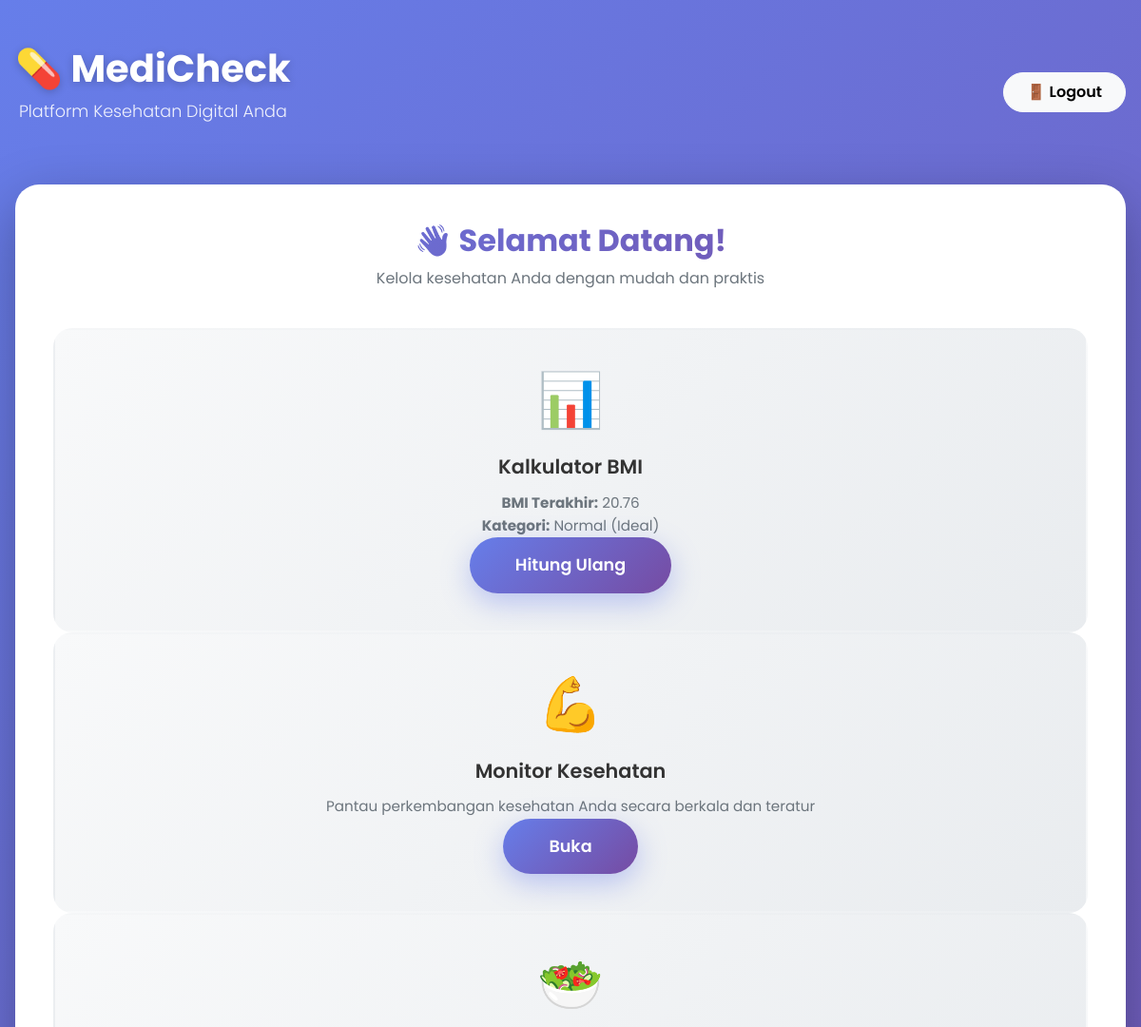
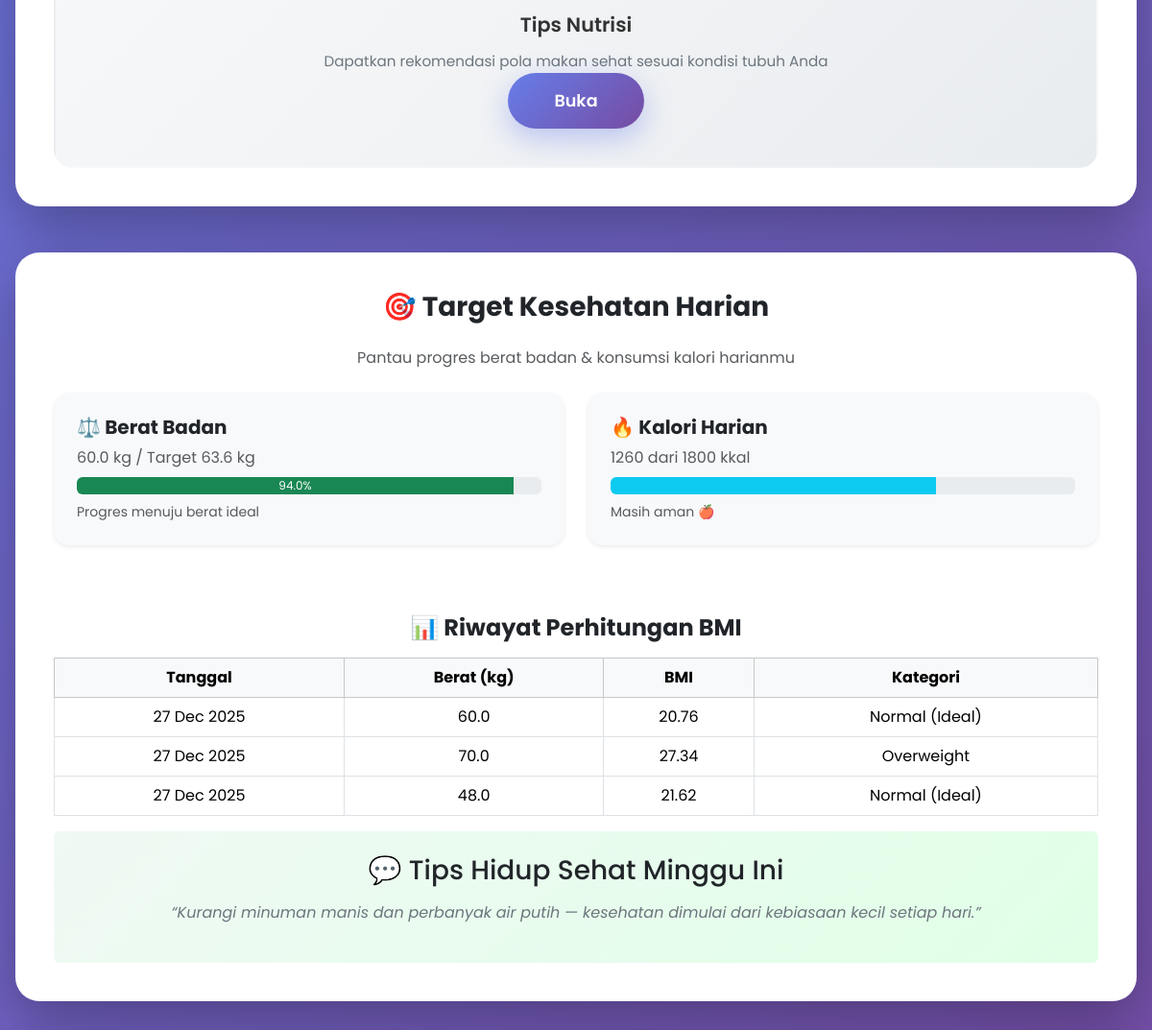
/accounts/dashboard/ (signed in, upper part), run on an earlier commit of the app's database (2 pictures, top to bottom).
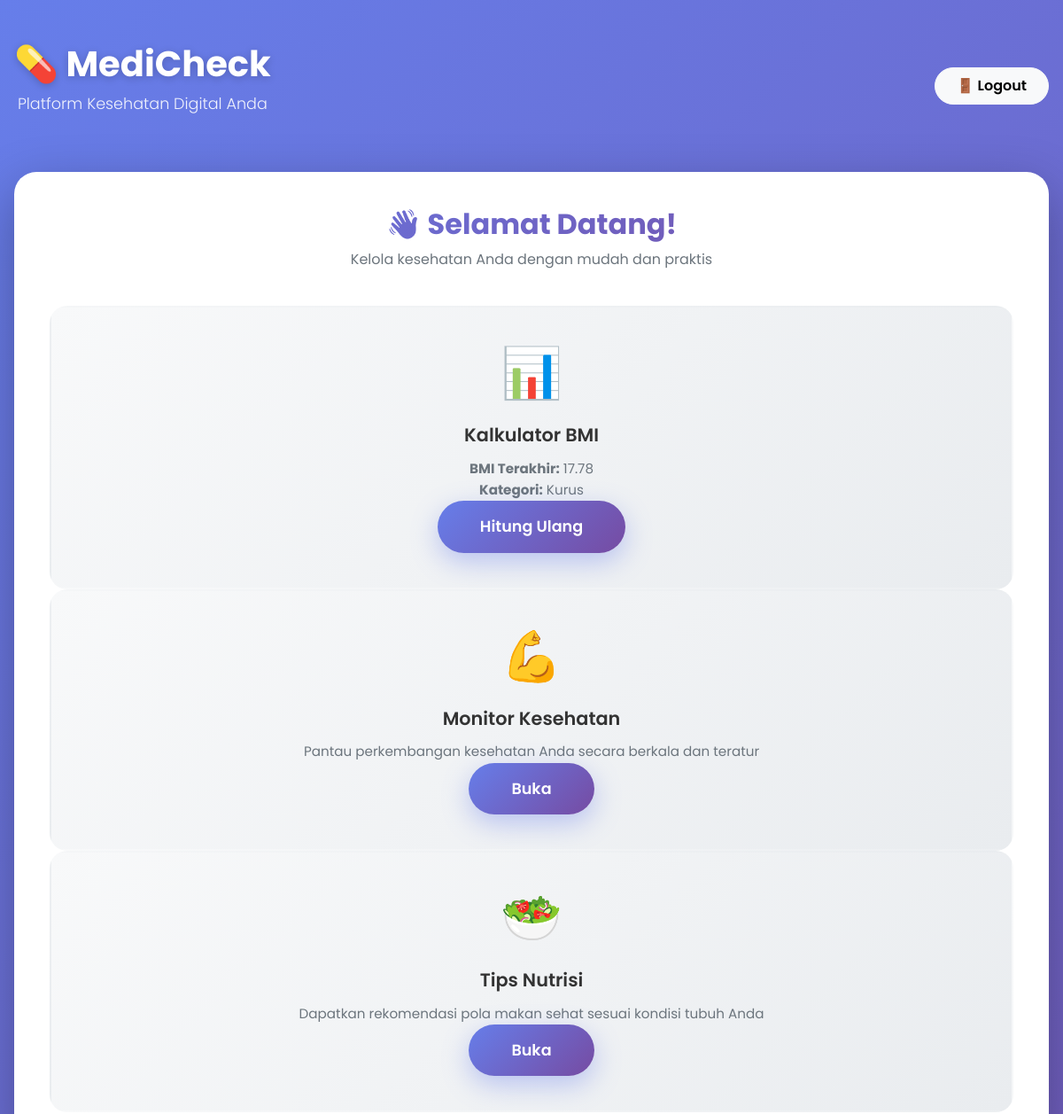
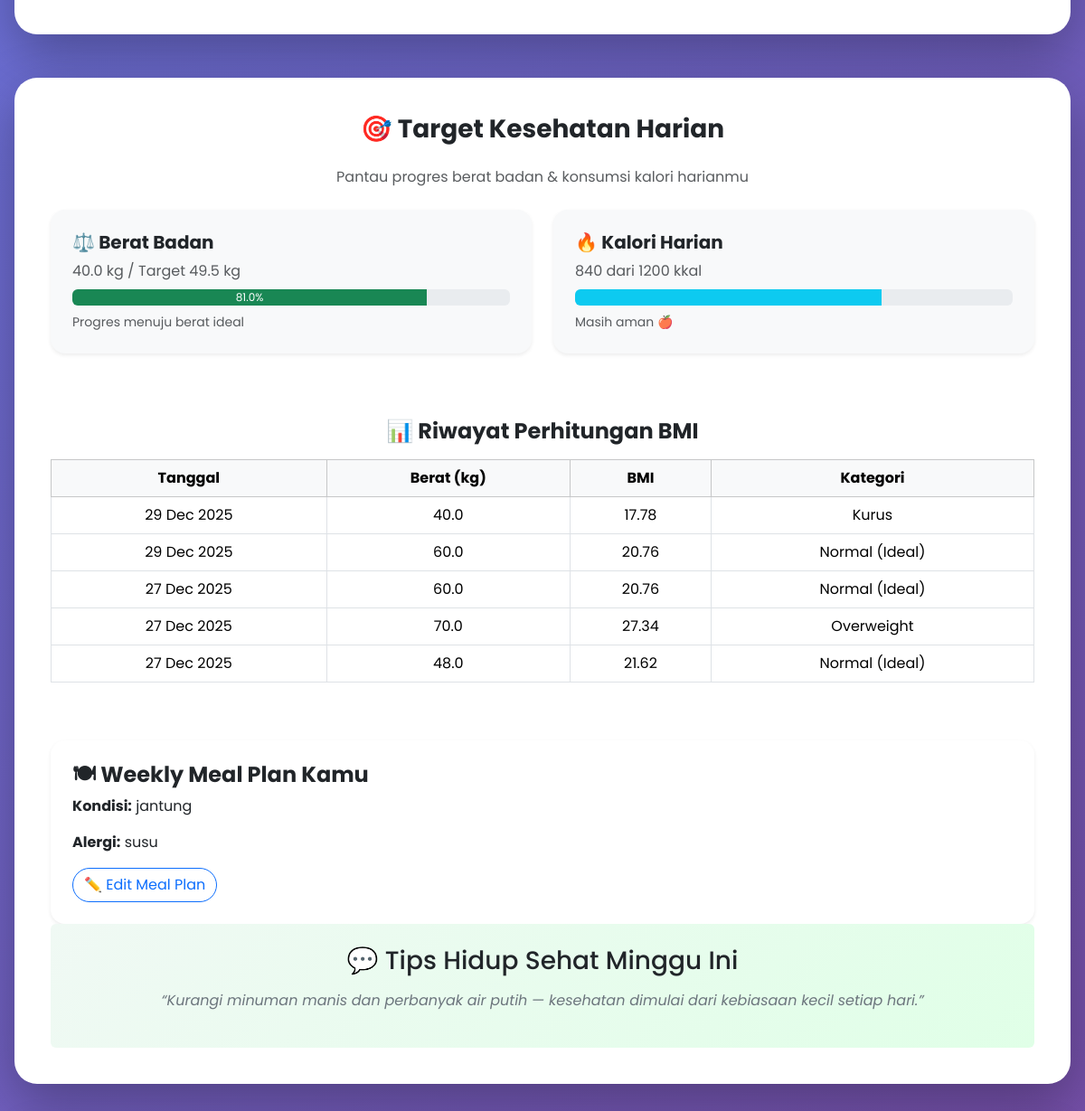
And on a later commit of the database (2 pictures, top to bottom).
### accounts/models.py (models this page shows, shortened)
class BMIResult(models.Model):
    user = models.ForeignKey(User, on_delete=models.CASCADE)
    berat = models.FloatField()
    tinggi = models.FloatField()
    bmi = models.FloatField()
    kategori = models.CharField(max_length=50)
    riwayat_input = models.TextField()
    penyakit_terdeteksi = models.TextField()
    rekomendasi = models.TextField()
    created_at = models.DateTimeField(auto_now_add=True)

class WeeklyMealPlan(models.Model):
    user = models.ForeignKey(User, on_delete=models.CASCADE)
    kondisi_kesehatan = models.TextField()
    alergi_makanan = models.TextField()
    week = models.IntegerField()
    year = models.IntegerField()
    created_at = models.DateTimeField(auto_now_add=True)
    class Meta:
        unique_together = ('user', 'week', 'year')

### accounts/views.py (the view, shortened to what this page needs)
# urls.py: path('dashboard/', views.dashboard_view, name='dashboard'),
@login_required(login_url='accounts:login')
def dashboard_view(request):
    last_bmi = BMIResult.objects.filter(user=request.user).last()
    target = None
    weekly_logs = BMIResult.objects.filter(
        user=request.user
    ).order_by('-created_at')[:7]
    meal_plan = WeeklyMealPlan.objects.filter(user=request.user).last()
    if last_bmi:
        tinggi_m = last_bmi.tinggi / 100
        berat_ideal = round(22 * (tinggi_m ** 2), 1)
        progress_berat = round((last_bmi.berat / berat_ideal) * 100, 0)
        progress_berat = min(progress_berat, 100)
        kalori_target = round(last_bmi.berat * 30)
        kalori_harian = round(kalori_target * 0.7)
        progress_kalori = round((kalori_harian / kalori_target) * 100, 0)
        target = {
            "berat_sekarang": last_bmi.berat,
            "berat_ideal": berat_ideal,
            "progress_berat": progress_berat,
            "kalori_harian": kalori_harian,
            "kalori_target": kalori_target,
            "progress_kalori": progress_kalori,
        }
        return render(request, 'accounts/dashboard.html', {
        'last_bmi': last_bmi,
        'target': target,
        'weekly_logs': weekly_logs,
        'meal_plan': meal_plan,
    })

### accounts/templates/accounts/dashboard.html (shortened to what the changed rows need)
{% load static %}
<!DOCTYPE html>
<html lang="id">
<head>
  <link href="https://cdn.jsdelivr.net/npm/bootstrap@5.3.2/dist/css/bootstrap.min.css" rel="stylesheet">
</head>
<body>
  <div class="dashboard-wrapper">
    <div class="header-section d-flex justify-content-between align-items-center">
  <div>
    <h1>💊 MediCheck</h1>
  </div>
</div>
    <div class="main-card">
      <div class="welcome-text">
        <h2>👋 Selamat Datang!</h2>
      </div>
      <div class="feature-box">
  <span class="feature-icon">📊</span>
  <h3>Kalkulator BMI</h3>
  {% if last_bmi %}
    <p><b>BMI Terakhir:</b> {{ last_bmi.bmi }}</p>
    <p><b>Kategori:</b> {{ last_bmi.kategori }}</p>
    <a href="{% url 'accounts:bmi' %}" class="btn-main">Hitung Ulang</a>
  {% else %}
    <p>Kamu belum pernah menghitung BMI.</p>
    <a href="{% url 'accounts:bmi' %}" class="btn-main">Mulai</a>
  {% endif %}
</div>
      </div>
<div class="main-card mt-5">
<section class="health-targets mb-5">
  {% if target %}
  <div class="row justify-content-center">
    <div class="col-md-6 mb-4">
      <div class="p-4 bg-light rounded-4 shadow-sm h-100">
        <h5 class="fw-bold mb-2">⚖️ Berat Badan</h5>
        <p class="mb-2 text-muted">
          {{ target.berat_sekarang }} kg /
          Target {{ target.berat_ideal }} kg
        </p>
        <div class="progress" style="height: 18px;">
          <div
            class="progress-bar bg-success"
            data-progress="{{ target.progress_berat|default:0 }}">
            {{ target.progress_berat|default:0 }}%
          </div>
        </div>
        <small class="text-muted d-block mt-2">
          Progres menuju berat ideal
        </small>
      </div>
    </div>
    <div class="col-md-6 mb-4">
      <div class="p-4 bg-light rounded-4 shadow-sm h-100">
        <h5 class="fw-bold mb-2">🔥 Kalori Harian</h5>
        <p class="mb-2 text-muted">
          {{ target.kalori_harian }} dari {{ target.kalori_target }} kkal
        </p>
        <div class="progress" style="height: 18px;">
          <div
            class="progress-bar
            {% if target.progress_kalori < 80 %}
              bg-info
            {% elif target.progress_kalori < 100 %}
              bg-warning
            {% else %}
              bg-danger
            {% endif %}"
            data-progress="{{ target.progress_kalori|default:0 }}">
          </div>
        </div>
        <small class="text-muted d-block mt-2">
          {% if target.progress_kalori < 80 %}
            Masih aman 🍎
          {% elif target.progress_kalori < 100 %}
            Hampir mencapai batas ⚠️
          {% else %}
            Melebihi target ❗
          {% endif %}
        </small>
      </div>
    </div>
  </div>
  {% else %}
    <p class="text-center text-muted">
      Hitung BMI terlebih dahulu untuk melihat target kesehatan.
    </p>
  {% endif %}
</section>
{% if weekly_logs %}
<section class="mt-5">
  <div class="table-responsive">
    <table class="table table-bordered text-center align-middle">
      <thead class="table-light">
        <tr>
          <th>Tanggal</th>
          <th>Berat (kg)</th>
          <th>BMI</th>
          <th>Kategori</th>
        </tr>
      </thead>
      <tbody>
        {% for log in weekly_logs %}
        <tr>
          <td>{{ log.created_at|date:"d M Y" }}</td>
          <td>{{ log.berat }}</td>
          <td>{{ log.bmi }}</td>
          <td>{{ log.kategori }}</td>
        </tr>
        {% endfor %}
      </tbody>
    </table>
  </div>
</section>
{% else %}
<p class="text-center text-muted mt-4">
  Belum ada data perkembangan mingguan.
</p>
{% endif %}
{% if meal_plan %}
<section class="mt-5">
  <div class="p-4 bg-white rounded-4 shadow-sm">
    <h4 class="fw-bold">🍽 Weekly Meal Plan Kamu</h4>
    <p><strong>Kondisi:</strong> {{ meal_plan.kondisi_kesehatan }}</p>
    <p><strong>Alergi:</strong> {{ meal_plan.alergi_makanan }}</p>
    <a href="{% url 'accounts:tips' %}" class="btn btn-outline-primary rounded-pill">
      ✏️ Edit Meal Plan
    </a>
  </div>
</section>
{% endif %}
</div>
  </div>
</body>
</html>

What changed in the data, as far as the page shows it:
added BMIResult: bmi "17.78", kategori "Kurus", berat_sekarang "40.0", created_at "29 Dec 2025", berat "40.0"
added BMIResult: created_at "29 Dec 2025", berat "60.0", bmi "20.76", kategori "Normal (Ideal)"
added WeeklyMealPlan: kondisi_kesehatan "jantung", alergi_makanan "susu"
Also different on the page:
{{ target.berat_ideal }}: "63.6" → "49.5"
{{ target.progress_berat|default:0 }}: "94.0" → "81.0"
{{ target.kalori_harian }}: "1260" → "840"
{{ target.kalori_target }}: "1800" → "1200"
{{ last_bmi.bmi }}: "20.76" → "17.78"
{{ last_bmi.kategori }}: "Normal (Ideal)" → "Kurus"
{{ target.berat_sekarang }}: "60.0" → "40.0"
text now shown: "🍽 Weekly Meal Plan Kamu Kondisi: Alergi: ✏️ Edit Meal Plan"
